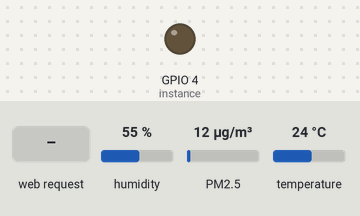
Recording of a program running on a simulated Raspberry Pi (BCM pin numbers). On the bench: output pins drawn as LEDs (lit = HIGH). Inputs (shaded band) come from the test bench; at power-on: humidity 55 %, PM2.5 12 µg/m³, temperature 24 °C. The clock reads 2024-03-15 10:24:30 at power-on unless the program sets it; library files of the repository ran but are not shown: dht22.py; what the program prints to the terminal is not drawn.

Above: at 1.2 s.
1.3 s: HTTP request for /temperature_now received
2.8 s: HTTP request for / received
4.3 s: HTTP request for /humidity_now received
5.8 s: HTTP request for /pms5003s/pm1dot0 received
8.5 s: HTTP request for /pms5003s/particulate received
10.0 s: HTTP request for /pms5003s/formaldehyde received
Timing chart, 0 to 12.5 s (numbered marks = the images above; inputs shaded):
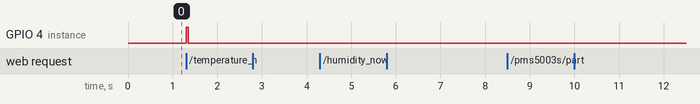

The program:

app.py
```python
from sensor import dht22
from sensor.pms5003s import get_results
import serial
from flask import Flask, render_template, redirect, session
import random
import json
import time
import RPi.GPIO as GPIO


app = Flask(__name__)
app.config['SECRET_KEY'] = 'AKJSDHFKJHA'


def dht22_data_to_session():
    """
    实时温度 湿度，
    为了避免多个方法同时操作传感器，所以数据存入session对象
    """
    # 函数之间完全隔离，global，g对象都不行跨函数访问，仔细理解session跟全局变量的区别，和函数的返回值。

    # initialize GPIO
    GPIO.setwarnings(False)
    GPIO.setmode(GPIO.BCM)
    # 配置数据线的针
    instance = dht22.DHT22(pin=4)   # BCM

    result = instance.read()
    # print('\n', time.strftime('%Y-%m-%d %H:%M:%S', time.localtime()))
    if result.is_valid():
        session['temperature'] = str(result.temperature)
        session['humidity'] = str(result.humidity)
        # print("Temperature: %0.1f C" % result.temperature)
        # print("Humidity: %0.1f %%" % result.humidity)
    else:
        pass        # 传感器数据收集失败时session中的数据保持上一组
        # session['temperature'] = '-1'
        # session['humidity'] = '-1'
        # print("Error: %d" % result.error_code)
    GPIO.cleanup()    # 因为两个方法同时操作针脚会冲突，所以先将数据存入session。

def pms5003s_data_to_session():
    # 查看可用串口  控制台：python -m serial.tools.list_ports
    # usb转串口的芯片有时会不太稳定，需要重新插拔。
    try:
        ser = serial.Serial("/dev/ttyUSB0", 9600)       # 如果程序正在运行，设备拔出再插上会变为ttyUSB1
    except Exception as e:
        print(e)
        ser = serial.Serial("/dev/ttyUSB1", 9600)
        # ser = serial.Serial("/dev/ttyAMA0", 9600)     # 树莓派3b的串口被蓝牙和console占用，设置了一会也没成功。


    try:
        results = get_results(ser)
        if results != '-1':
            session['pm1dot0'] = results['pm1dot0']
            session['pm2dot5'] = results['pm2dot5']
            session['pm10dot0'] = results['pm10dot0']

            session['particulate0dot3'] = results['particulate0dot3']
            session['particulate0dot5'] = results['particulate0dot5']
            session['particulate1dot0'] = results['particulate1dot0']
            session['particulate2dot5'] = results['particulate2dot5']
            session['particulate5dot0'] = results['particulate5dot0']
            session['particulate10dot0'] = results['particulate10dot0']

            session['formaldehyde'] = results['formaldehyde']
        else:
            pass    # 校验错误
    except KeyboardInterrupt:
        if ser != None:
            ser.close()


@app.route('/')
def index():

    return render_template('index.html')


@app.route('/temperature_now')
def temperature_now():
    if session:
        """
        保持传感器数据更新.因为无法做到传感器while取数据跟 web框架监听同时进行，所以还是要触发下传感器
        """
        dht22_data_to_session()
        # print(session['temperature'])
        return session['temperature']
    else:
        # print('session无数据')
        dht22_data_to_session()
        return '-1'


@app.route('/humidity_now')
def humidity_now():
    if session:
        """同一个传感器只在一个数据里触发，另一个数据从session取
        """
        # print(session['humidity'])
        return session['humidity']
    else:
        # print('session无数据')
        dht22_data_to_session()
        return '-1'


@app.route('/pms5003s/<name>')
def pms5003s(name):
    if session.items():     # dict_keys(['temperature', 'humidity'])
        if name == 'pm1dot0':
            """触发传感器新读取
            """
            # print(session['pm1dot0'])
            pms5003s_data_to_session()
            return str(session['pm1dot0'])
        elif name == 'pm2dot5':
            return str(session['pm2dot5'])
        elif name == 'pm10dot0':
            return str(session['pm10dot0'])

        elif name == 'particulate':
            data = list()
            data.append(session['particulate0dot3'])
            data.append(session['particulate0dot5'])
            data.append(session['particulate1dot0'])
            data.append(session['particulate2dot5'])
            data.append(session['particulate5dot0'])
            data.append(session['particulate10dot0'])

            return data.__str__()

        elif name == 'formaldehyde':
            return str(session['formaldehyde'])
        else:
            pass
    else:   # 程序刚启动session为空, 或报键错误
        pms5003s_data_to_session()


# 传感器工作，数据每几秒更新到内存变量中，供其它方法调取，避免请求太频繁导致gpio错误

if __name__ == '__main__':
    app.run(debug=True, host='0.0.0.0', port=80, threaded=True)
```

pms5003s.py
```python
# coding=utf-8
"""
# 攀藤PMS5003s pm2.5甲醛二合一传感器 驱动
# 说明书http://wenku.baidu.com/link?url=72hZ2hqKo9uSpKRGjQxRYEJE3lPApwmtrrBpL0ZFNSOnOFAvTta3DL2yMb_iEEiN9AnXspcWBHwXMA5NfvxxnwIY0YakrHfuo9gN2KTFmyi
@author yangzheng
"""
import serial
import time


def get_results(ser):

    """ 从串口缓冲区读取设备发过来的数据
    """
    count = 0
    while count < 64:
        # 必要的软件延迟。否则刚打开串口设备数据还没进来，ser.inWaiting()为空。设备每0.2-0.8s传一次32字节结果数据，
        # 可以在ser = serial.Serial("/dev/ttyUSB0", 9600)后给time.sleep(2)然后再ser.read()，也可以while True循环read()部分，
        # sleep(1)能接受到1-2次数据集，再根据flag字节截取一次的32字节结果
        time.sleep(0.2)
        # 缓冲区已收到的数据字节个数
        count = ser.inWaiting()
        # print(count)

    # 读取数据
    try:
        recv_bytes = ser.read(count)    # 缓冲区的数据全部取出，可能包含多次数据
    except serial.SerialException:
        return '-1'
    recv_bytes_arr = bytearray(recv_bytes)      # 字节转字节数组才能操作
    # print('bytes length：', len(recv_bytes_arr), 'data：', recv_bytes_arr)

    BYTE_LENGTH = ''
    byte_flag_1 = False
    byte_flag_2 = False

    recv_decimal = []

    for i, byte in enumerate(recv_bytes_arr):
        """ 遍历从缓冲区取到的全部数据 根据起始字节flag取一次结果数据，丢弃其余字节数据。缩短time.sleep可以获得更频繁的数据
            转成16进制放入recv_hex
            2字节起始符+2字节帧长度+13组*2字节数据+2字节校验=32
        """
        if byte_flag_1 is False:
            # debug时字节显示是10进制数字，print（byte）时控制台输出显示是按照ascii和16进制编出来的字符（这里略歧义）。字节本质是二进制数字，所以先处理成16进制为了后面处理。
            # hex()返回类型字符串。二进制>16进制>编码字符。数字到字符为编码，字符到数字为解码，说白了是数字到信息的映射关系。
            if hex(byte) == '0x42':    # 起始字节1  BYTE_FLAG_1为true时 continue到下一次循环，下一次的hex（byte）预计等于BYTE_FLAG_2
                byte_flag_1 = True
                recv_decimal.append(int(byte))
                continue
            else:
                continue

        if byte_flag_2 is False:        # 起始字节2
            if hex(byte) == '0x4d':
                byte_flag_2 = True
                recv_decimal.append(int(byte))
                continue
            else:
                byte_flag_1 = False     # 如果不等于BYTE_FLAG_2，说明前一次的BYTE_FLAG_1是数据位恰好相等 并不是起始符1
                continue

        if byte_flag_2 is True:         # 起始2字节 帧长度2字节值应该为28 固定所以写死，有校验不怕出问题。所以除了起始2字节，向后取30字节
            recv_decimal.append(int(byte))
            if i == 31:
                break

    # print('recv_decimal', recv_decimal, len(recv_decimal))

    # 校验。校验码=起始符1+起始符2+……..+数据13低八位 前面30个字节的和
    check_code = recv_decimal[-2]*256 + recv_decimal[-1]   # <<8相当于*256 移位运算符优先级低注意括号 校验位高低各8位两字节
    bytes_sum = sum(recv for recv in recv_decimal[0:-2])     # 除校验位其它30字节累加

    if check_code == bytes_sum:
        pass
    else:
        return '-1' # 校验错误


    # 取大气环境模式 数据，工厂模式的颗粒按金属算值会偏大
    # 每个数据两字节，数据前起始符和帧数量占4字节

    results = dict()
    results['pm1dot0'] = recv_decimal[10]*256 + recv_decimal[11]        # PM1.0 对应传感器文档数据4 即4+2*4 第11、12字节 对应数组下标10、11 单位ug/m3
    results['pm2dot5'] = recv_decimal[12]*256 + recv_decimal[13]        # 数据5
    results['pm10dot0'] = recv_decimal[14]*256 + recv_decimal[15]       # 数据6

    results['particulate0dot3'] = recv_decimal[16]*256 + recv_decimal[17]   # 0.3um以上颗粒  数据7 单位个
    results['particulate0dot5'] = recv_decimal[18]*256 + recv_decimal[19]   # 数据8
    results['particulate1dot0'] = recv_decimal[20]*256 + recv_decimal[21]   # 数据9
    results['particulate2dot5'] = recv_decimal[22]*256 + recv_decimal[23]   # 数据10
    results['particulate5dot0'] = recv_decimal[24]*256 + recv_decimal[25]   # 数据11
    results['particulate10dot0'] = recv_decimal[26]*256 + recv_decimal[27]   # 数据12

    results['formaldehyde'] = (recv_decimal[28]*256 + recv_decimal[29])/1000       # 甲醛 数据13 得数除1000 单位mg/m3

    # print('pm2.5: %d ug/m3' % results['pm2dot5'], 'formaldehyde: %s mg/m3' % format(results['formaldehyde'], '.3f'))

    # 清空接收缓冲区
    ser.flushInput()

    return results
```

Measured:
- after the input at 1.3 s, GPIO 4 (instance): LOW → HIGH at once, → LOW 0.05 s later
- after the input at 2.8 s, every drawn part: stays the same
- after the input at 4.3 s, every drawn part: stays the same
- after the input at 5.8 s, every drawn part: stays the same
- after the input at 8.5 s, every drawn part: stays the same
- after the input at 10.0 s, every drawn part: stays the same
